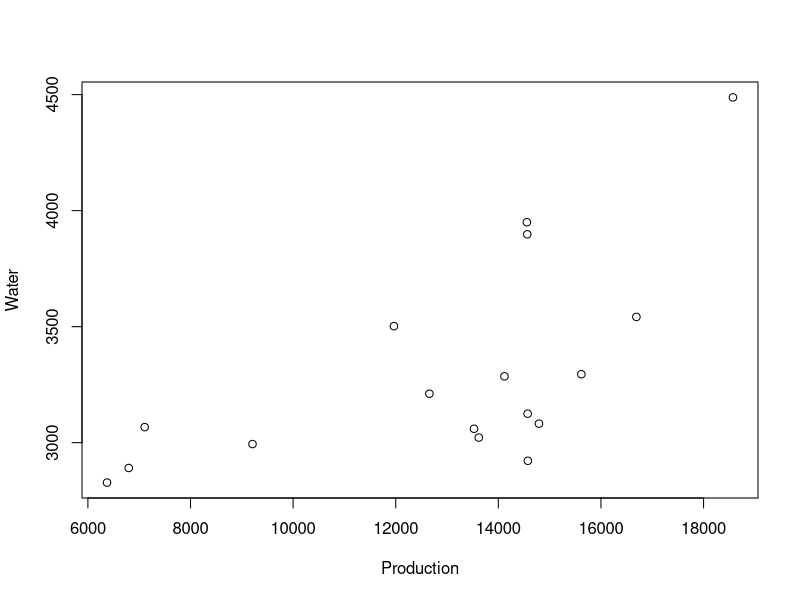
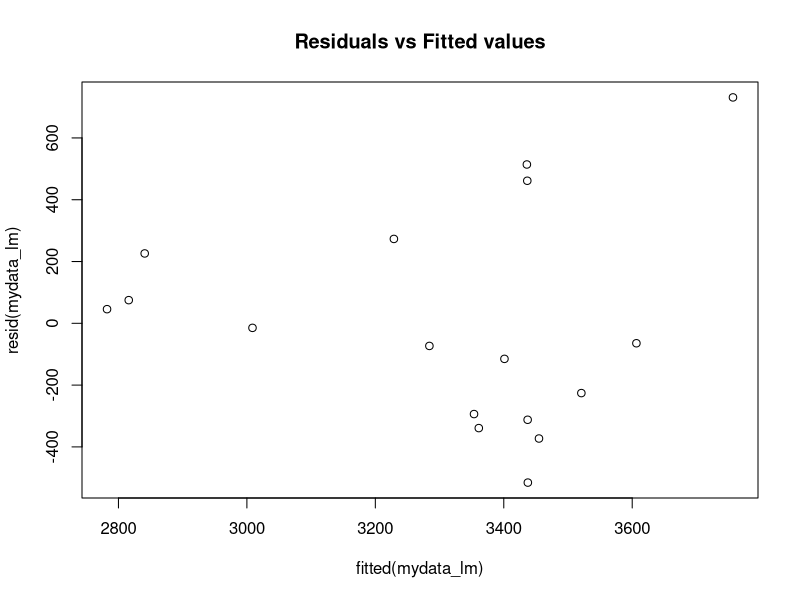
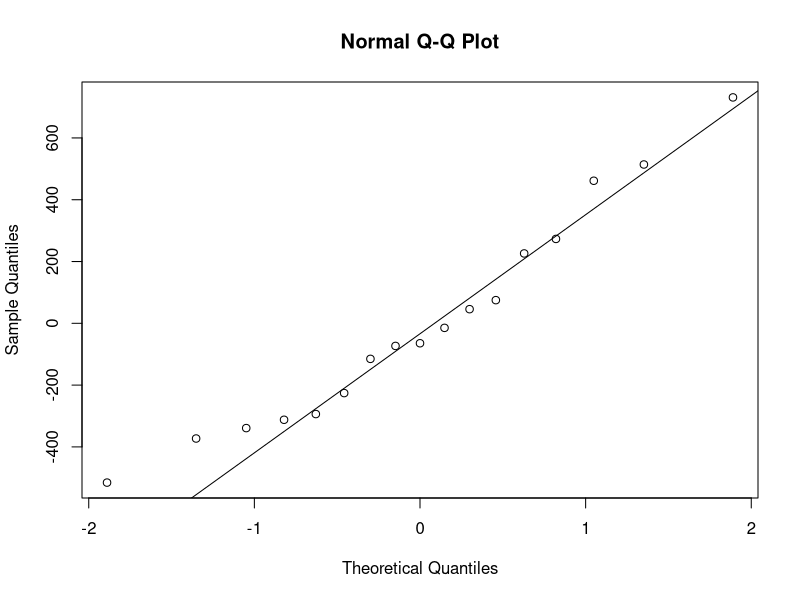
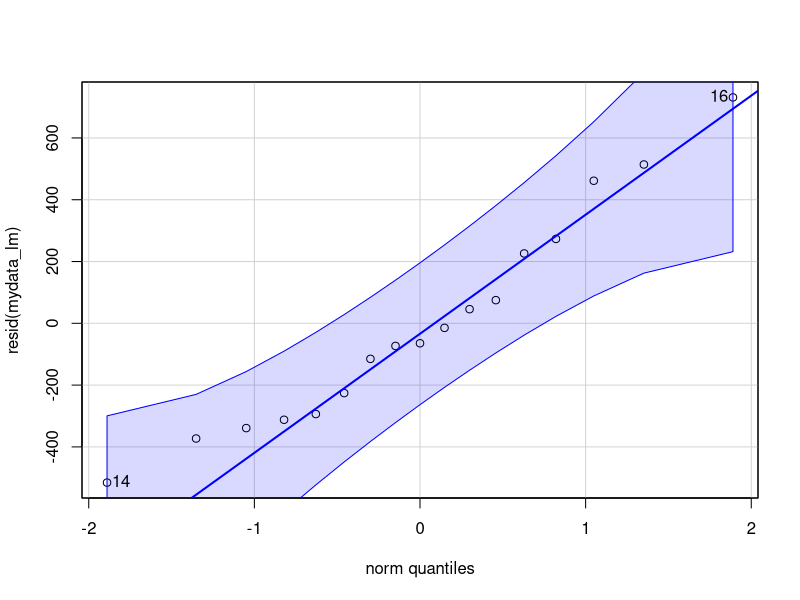
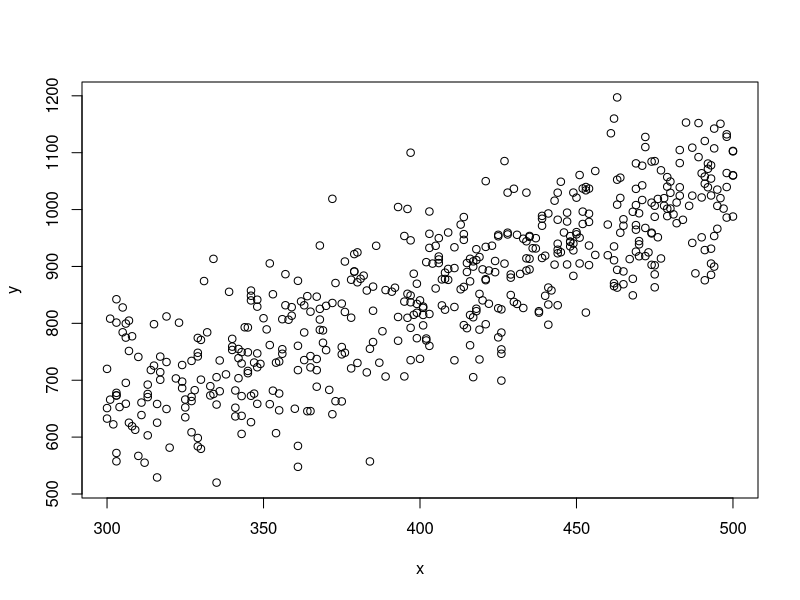
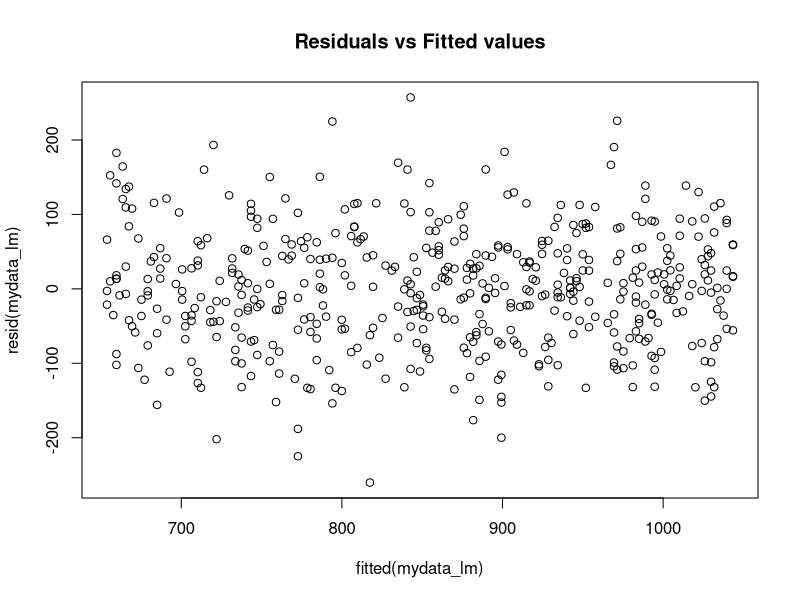
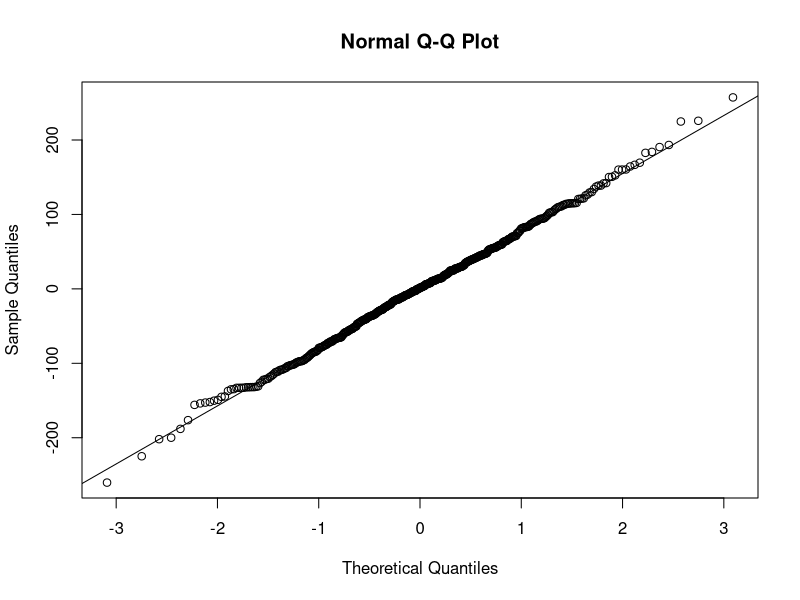
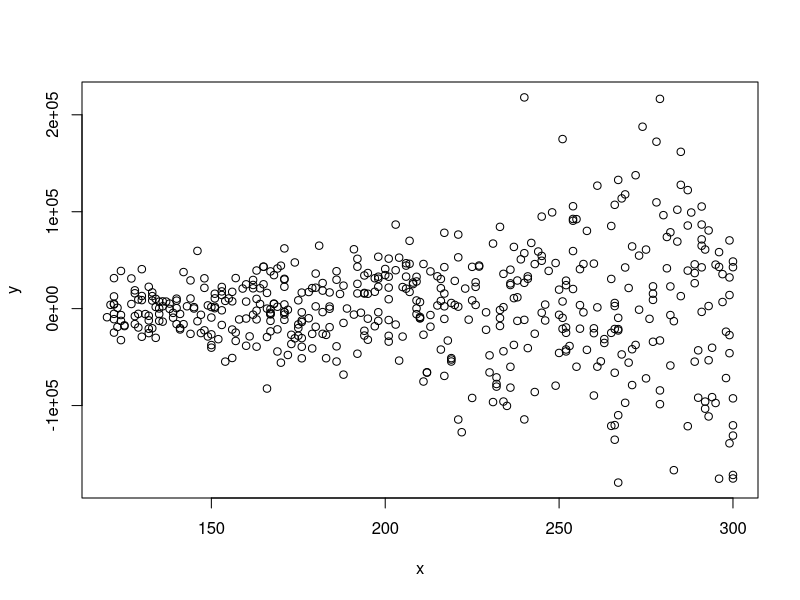

These figures' R source, in order:
## ---- chunk 1
knitr::opts_chunk$set(echo = TRUE, comment=NA, toc=TRUE)
library(tidyverse)
library(car)
## ---- chunk 2
mydata <- read_csv("water.csv")
attach(mydata)
head(mydata)
## ---- chunk 3
plot(mydata)
## ---- chunk 4
mydata_lm <- lm(Water ~ Production)
summary(mydata_lm)
## ---- chunk 5
plot(fitted(mydata_lm), resid(mydata_lm), main =  "Residuals vs Fitted values")
## ---- chunk 6
qqnorm(mydata_lm$residuals)
qqline(mydata_lm$residuals)
qqPlot(resid(mydata_lm))
## ---- chunk 7
mydata <- read_csv("LinearReg1.csv")
attach(mydata)
head(mydata)
## ---- chunk 8
plot(mydata)
## ---- chunk 9
mydata_lm <- lm(y ~ x)
summary(mydata_lm)
## ---- chunk 10
plot(fitted(mydata_lm), resid(mydata_lm), main =  "Residuals vs Fitted values")
## ---- chunk 11
qqnorm(mydata_lm$residuals)
qqline(mydata_lm$residuals)
## ---- chunk 12
mydata <- read_csv("LinearReg2.csv")
attach(mydata)
head(mydata)
## ---- chunk 13
plot(mydata)
## ---- chunk 14
mydata_lm <- lm(y ~ x)
summary(mydata_lm)
## ---- chunk 15
plot(fitted(mydata_lm), resid(mydata_lm))
## ---- chunk 16
library(car)
qqnorm(mydata_lm$residuals)
qqline(mydata_lm$residuals)
qqPlot(resid(mydata_lm))
